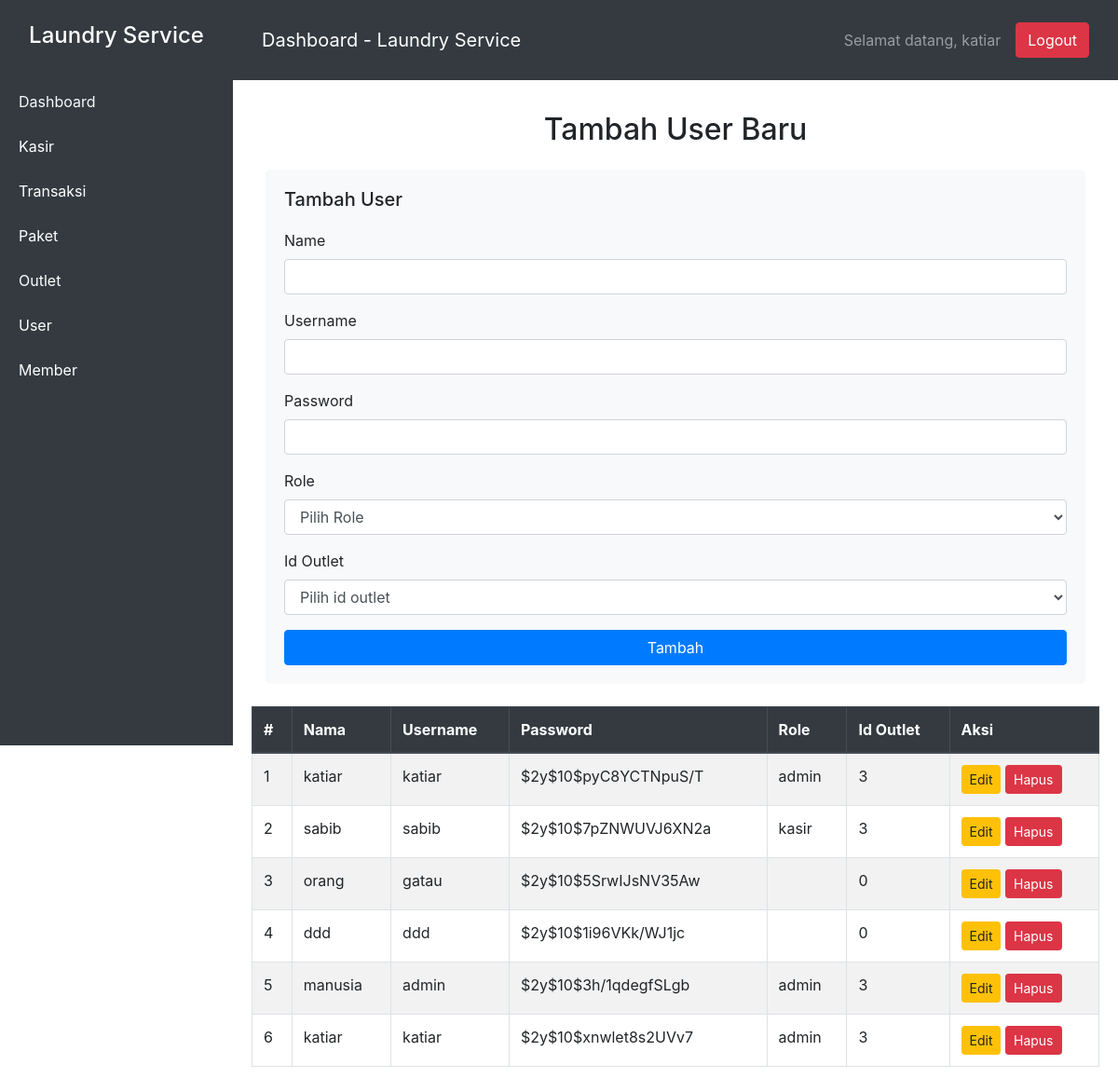
Screenshot of /view/user.php (signed in) with the database file from the repository.
### tables this page shows
CREATE TABLE `user` (
  `id` int(20) NOT NULL,
  `nama` varchar(30) NOT NULL,
  `username` varchar(35) NOT NULL,
  `password` varchar(200) NOT NULL,
  `id_outlet` int(11) NOT NULL,
  `role` enum('kasir','admin','owner') NOT NULL
);

### database/database.php (called while the page is built, shortened)
<?php
class Database
{
    private $host = 'localhost';
    private $username = 'root';
    private $password = 'test123';
    private $dbname = 'laundry';
    protected $connect;
    public function __construct()
    {
        $this->connect = new mysqli($this->host, $this->username, $this->password, $this->dbname);
    }
    public function all($table)
    {
        $data = [];
        $sql = "SELECT * FROM $table";
        $stmt = $this->connect->prepare($sql);
        $stmt->execute();
        $result = $stmt->get_result();
        if ($result->num_rows > 0) {
            while ($row = $result->fetch_assoc()) {
                $data[] = $row;
            }
        }
        return $data;
    }
}

### controller/authController.php (called while the page is built, shortened)
<?php
include __DIR__.'/../model/user.php';
class authController
{
    private $model;
    public function __construct()
    {
        $this->model = new authModel;
    }
    public function index()
    {
        $all = $this->model->index();
        return $all;
    }
}

### model/user.php (called while the page is built, shortened)
<?php
include __DIR__.'/../database/database.php';
class authModel extends Database
{
    private $table = 'user';
    public function index()
    {
        $all = $this->all($this->table);
        return $all;
    }
}

### view/user.php (the view, shortened to what this page needs)
<?php
include __DIR__.'/../controller/authController.php';
$user = new authController;
$dataUser = $user -> index();
?>
<!DOCTYPE html>
<html lang="id">
<head>
    <link rel="stylesheet" href="https://stackpath.bootstrapcdn.com/bootstrap/4.5.2/css/bootstrap.min.css">
</head>
<body>
    <div class="wrapper">
        <nav id="sidebar">
            <div class="sidebar-header text-center py-4">
                <h4>Laundry Service</h4>
            </div>
            <ul class="list-group">
                <?php
                if(isset($_SESSION['admin'])){
                ?>
                <a href="index.php" class="text-light"><li class="list-group-item">Dashboard</a></li>
                <a href="kasir.php" class="text-light"><li class="list-group-item">Kasir</li></a>
                <a href="transaksi.php" class="text-light"><li class="list-group-item">Transaksi</li></a>
                <a href="paket.php" class="text-light"><li class="list-group-item">Paket</li></a>
                <a href="outlet.php" class="text-light"><li class="list-group-item">Outlet</li></a>
                <a href="user.php" class="text-light"><li class="list-group-item">User</li></a>
                <a href="member.php" class="text-light"><li class="list-group-item">Member</li></a>
                <?php
                    }
                ?>
            </ul>
        </nav>
        <header id="header">
            <nav class="navbar navbar-expand-lg navbar-dark">
                <span class="navbar-brand">Dashboard - Laundry Service</span>
                <div class="ml-auto d-flex align-items-center">
                    <span class="navbar-text mr-3">Selamat datang, <?=$_SESSION['admin']['username']?></span>
                    <form action="../routes/auth.php" method="post" class="mb-0">
                        <button type="submit" class="btn btn-danger" name="action" value="logout">Logout</button>
                    </form>
                </div>
            </nav>
        </header>
        <div id="content">
            <div id="main-content" class="container" style="margin-top: 100px">
                <h2 class="text-center mb-4">Tambah User Baru</h2>
                <div class="form-section">
                    <h5>Tambah User</h5>
                    <form action="../routes/auth.php" method="post">
                        <div class="form-group">
                            <label for="name">Name</label>
                            <input type="text" class="form-control" id="name" name="name" value="<?= isset($edit['nama']) ? htmlspecialchars($edit['nama']) : '' ?>" required>
                        </div>
                        <div class="form-group">
                            <label for="username">Username</label>
                            <input type="text" class="form-control" id="username" name="username" value="<?= isset($edit['nama']) ? htmlspecialchars($edit['username']) : '' ?>" required>
                        </div>
                        <div class="form-group">
                            <label for="password">Password</label>
                            <input type="password" class="form-control" id="password" name="password" value="<?= isset($edit['nama']) ? htmlspecialchars($edit['password']) : '' ?>" required>
                        </div>
                        <div class="form-group">
                            <label for="role">Role</label>
                            <select class="form-control" id="role" name="role" required>
                                <option value="">Pilih Role</option>
                            </select>
                        </div>
                        <div class="form-group">
                            <label for="role">Id Outlet</label>
                            <select class="form-control" id="role" name="outlet" required>
                                <option value="">Pilih id outlet</option>
                            </select>
                        </div>
                        <button type="submit" class="btn btn-primary btn-block" name="action" value="<?= isset($edit)  ? 'update' : 'daftar' ?>"><?= isset($edit)  ? 'Update' : 'Tambah' ?></button>
                    </form>
                </div>
            </div>
            <div class="table-responsive">
                        <table class="table table-bordered table-striped mt-4">
                            <thead class="thead-dark">
                                <tr>
                                    <th>#</th>
                                    <th>Nama</th>
                                    <th>Username</th>
                                    <th>Password</th>
                                    <th>Role</th>
                                    <th>Id Outlet</th>
                                    <th>Aksi</th>
                                </tr>
                            </thead>
                            <tbody>
                            <?php
                            $no = 1;
                            foreach($dataUser as $user){
                            ?>
                                <tr>
                                    <td><?=$no++?></td>
                                    <td><?=$user['nama']?></td>
                                    <td><?=$user['username']?></td>
                                    <td><?=substr($user['password'],0,20)?></td>
                                    <td><?=$user['role']?></td>
                                    <td><?=$user['id_outlet']?></td>
                                    <td>
                                        <a href="user.php?id=<?=md5($user['id'])?>" class="btn btn-warning btn-sm">Edit</a>
                                        <a href="../routes/auth.php?id=<?=md5($user['id'])?>&&action=destroy" class="btn btn-danger btn-sm">Hapus</a>
                                    </td>
                                </tr>
                            <?php
                                }
                            ?>
                            </tbody>
                        </table>
                    </div>
        </div>
    </div>
</body>
</html>

### view/user.php (style rules this page uses)
.wrapper { display: flex; width: 100%; }
#sidebar { min-width: 250px; max-width: 250px; background: #343a40; color: #fff; height: 100vh; position: fixed; }
#sidebar .list-group { margin: 0; }
#sidebar .list-group-item { background: #343a40; color: #fff; border: none; }
#content { margin-left: 250px; width: 100%; padding: 20px; }
#header { background-color: #343a40; color: white; padding: 15px; position: fixed; top: 0; left: 250px; width: calc(100% - 250px); z-index: 1000; }
#header .navbar { display: flex; justify-content: space-between; align-items: center; }
#main-content { margin-top: 70px; }
.form-section { background-color: #f8f9fa; padding: 20px; border-radius: 5px; }
.form-section h5 { margin-bottom: 20px; }

### rows the page displays
user: nama "katiar", username "katiar", password "$2y$10$pyC8YCTNpuS/T", role "admin", id_outlet "3"
user: nama "sabib", username "sabib", password "$2y$10$7pZNWUVJ6XN2a", role "kasir", id_outlet "3"
user: nama "orang", username "gatau", password "$2y$10$5SrwIJsNV35Aw", id_outlet "0"
user: nama "ddd", username "ddd", password "$2y$10$1i96VKk/WJ1jc", id_outlet "0"
user: nama "manusia", username "admin", password "$2y$10$3h/1qdegfSLgb", role "admin", id_outlet "3"
user: nama "katiar", username "katiar", password "$2y$10$xnwlet8s2UVv7", role "admin", id_outlet "3"

### other values shown
$_SESSION['admin']['username'] "katiar"
